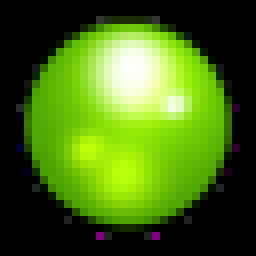
#> input picture CoolTermWin/CoolTerm Resources/LineStatusActive@2x.png, 32 x 32 px, given in place of the camera (shown 8 times larger)
$ python Object_detection.py
#> lines starting #> are read from the running program, lines starting #| are printed output that depends on the picture; after the words box and inside, x2 and y2 are one past the last pixel; in counts of white or black regions, pixels touching at a corner belong together
import cv2
import numpy as np
import RPi.GPIO as GPIO

led = 14
tll = 15
cap = cv2.VideoCapture(0)
GPIO.setwarnings(False)
GPIO.setmode(GPIO.BCM)
GPIO.setup(14,GPIO.OUT)
GPIO.setup(15,GPIO.OUT)
GPIO.output(led, GPIO.HIGH)
GPIO.output(tll, GPIO.HIGH)
while True:
    _, frame = cap.read()
#> frame is the input picture: shape (32, 32, 3); mean B, G, R 20.5, 106, 69.4
    gray_image = cv2.cvtColor(frame, cv2.COLOR_BGR2GRAY)
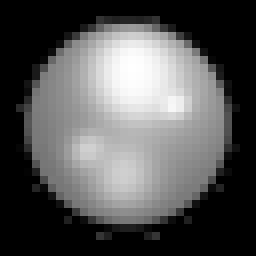
#> gray_image: shape (32, 32) (shown 8 times larger); min 0, max 255, mean 85.3
    _, threshold = cv2.threshold(gray_image, 80, 255, cv2.THRESH_BINARY)
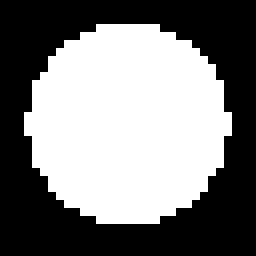
#> threshold: shape (32, 32) (shown 8 times larger); 49.1% white; 1 white region, box (x1, y1, x2, y2) and area: (3, 3, 29, 28) 503
    threshold=~threshold
#> threshold: shape (32, 32); 50.9% white; 1 black region, box (x1, y1, x2, y2) and area: (3, 3, 29, 28) 503
    contours,_ = cv2.findContours(threshold, cv2.RETR_EXTERNAL, cv2.CHAIN_APPROX_SIMPLE)
#> contours = [[[0, 0], [0, 31], [31, 31], [31, 0]]]
    for cnt in contours:
       (x, y, w, h) = cv2.boundingRect(cnt)
       area=cv2.contourArea(cnt)

       if 50<area<200:
           cv2.rectangle(frame, (x, y), (x + w, y + h), (255, 0, 0), 3)
           cx = round((x + w) / 2)
           cy = round((y + h) / 2)
           print(cx,cy)

           cv2.putText(frame, '%d' % (cx), (cx,cy), 1, 1, (255, 255, 255), 2)

           cv2.putText(frame, '%d' % (cy), (cx+100,cy), 1, 1, (255, 255, 255), 2)
#> this loop made 1 pass
#> (cnt, x, y, w, h, area) on pass 1: ([[0, 0], [0, 31], [31, 31], [31, 0]], 0, 0, 32, 32, 961)


    cv2.imshow("Frame", frame)

    cv2.imshow("threshold", threshold)

    key = cv2.waitKey(1)
#> (key Esc is pressed here)
    if key == 27 :
        break

cap.release()
cv2.destroyAllWindows()
